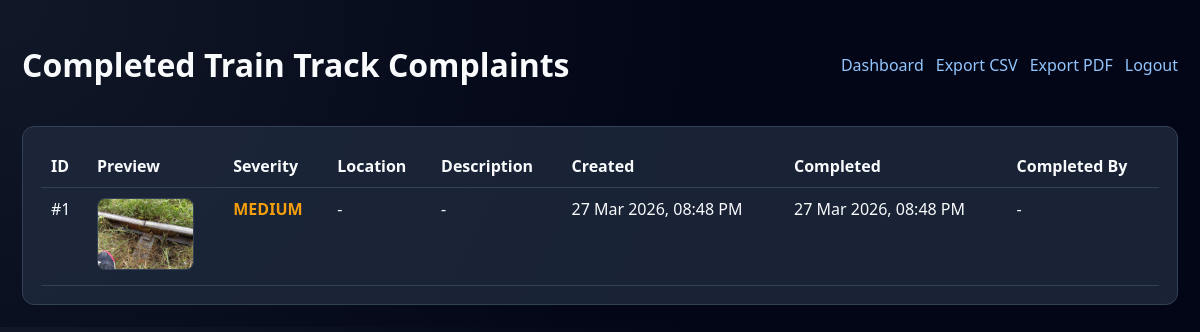
Page /history (signed in) on the earlier database version.
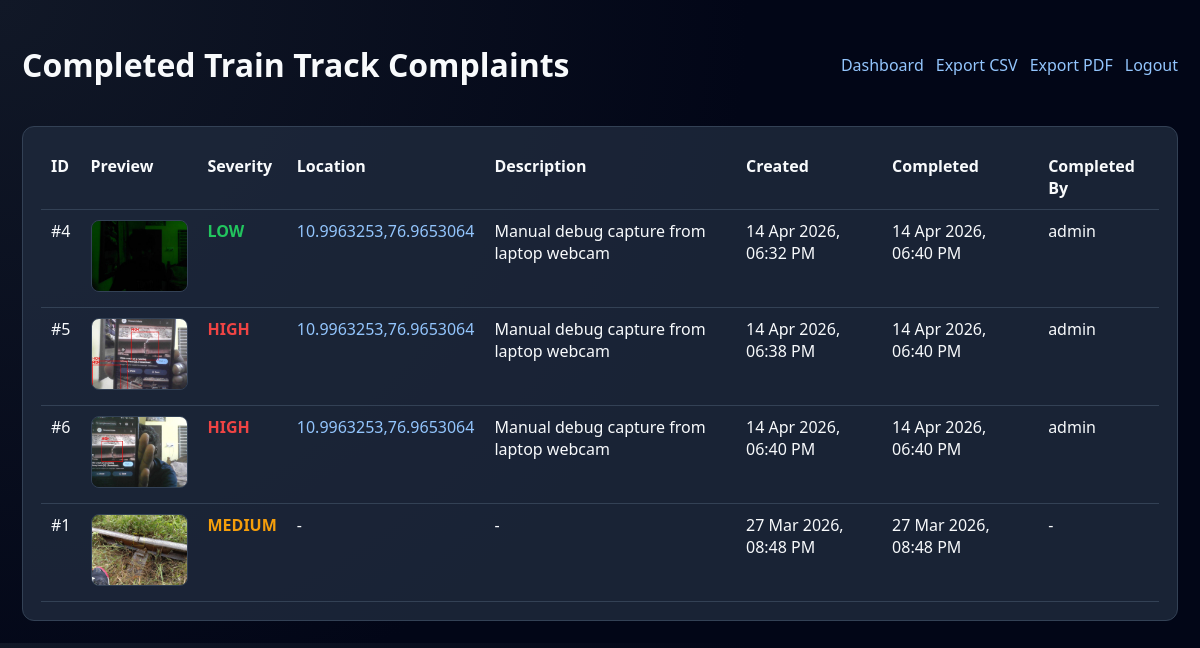
Same page on the later database version.
### tables this page shows
CREATE TABLE complaints (
        id INTEGER PRIMARY KEY AUTOINCREMENT,
        image TEXT,
        output TEXT,
        severity TEXT,
        status TEXT,
        created_at TEXT,
        completed_at TEXT
    , completed_by TEXT, location TEXT, description TEXT);

### app.py (the view)
@app.route("/history")
def history():
    if "user" not in session:
        return redirect("/")
    conn = get_db()
    c = conn.cursor()
    c.execute(
        """
        SELECT id, severity, status, location, description, created_at, completed_at, completed_by, output
        FROM complaints
        WHERE status='COMPLETED'
        ORDER BY completed_at DESC
        """
    )
    rows = c.fetchall()
    conn.close()
    data = [
        {
            "id": row[0],
            "severity": row[1],
            "status": row[2],
            "location": row[3] or "-",
            "map_url": to_map_url(row[3] or ""),
            "description": row[4] or "-",
            "created_at": parse_ts(row[5]),
            "completed_at": parse_ts(row[6]),
            "completed_by": row[7] or "-",
            "output": row[8],
        }
        for row in rows
    ]
    return render_template("history.html", data=data)

### app.py (called while the page is built)
def get_db():
    return sqlite3.connect(os.path.join(BASE_DIR, "database.db"))

def parse_ts(ts):
    if not ts:
        return "-"
    return datetime.strptime(ts, "%Y%m%d_%H%M%S").strftime("%d %b %Y, %I:%M %p")

def parse_coordinates(raw_location):
    if not raw_location:
        return None, None
    match = re.search(r"(-?\d+(?:\.\d+)?)\s*,\s*(-?\d+(?:\.\d+)?)", raw_location)
    if not match:
        return None, None
    lat = float(match.group(1))
    lon = float(match.group(2))
    if lat < -90 or lat > 90 or lon < -180 or lon > 180:
        return None, None
    return lat, lon

def to_map_url(raw_location):
    lat, lon = parse_coordinates(raw_location)
    if lat is None:
        return None
    return f"https://www.google.com/maps?q={lat},{lon}"

@app.after_request
def add_cors_headers(response):
    response.headers["Access-Control-Allow-Origin"] = app.config["FRONTEND_ORIGIN"]
    response.headers["Access-Control-Allow-Headers"] = "Content-Type, X-API-Token"
    response.headers["Access-Control-Allow-Methods"] = "GET, POST, OPTIONS"
    return response

### templates/history.html (shortened to what this page needs)
<!DOCTYPE html>
<html>
<head>
    <link rel="stylesheet" href="{{ url_for('static', filename='styles.css') }}">
</head>
<body>
<div class="main">
    <div class="topbar">
        <h1>Completed Train Track Complaints</h1>
        <div class="top-links">
            <a href="/dashboard">Dashboard</a>
            <a href="/history/export/csv">Export CSV</a>
            <a href="/history/export/pdf">Export PDF</a>
            <a href="/logout">Logout</a>
        </div>
    </div>
    <div class="card table-wrap">
        <table class="table">
            <thead>
                <tr>
                    <th>ID</th>
                    <th>Preview</th>
                    <th>Severity</th>
                    <th>Location</th>
                    <th>Description</th>
                    <th>Created</th>
                    <th>Completed</th>
                    <th>Completed By</th>
                </tr>
            </thead>
            <tbody>
                {% for row in data %}
                <tr>
                    <td>#{{ row.id }}</td>
                    <td><img src="/static/outputs/{{ row.output }}" class="thumb"></td>
                    <td><span class="sev {{ row.severity|lower }}">{{ row.severity }}</span></td>
                    <td>
                        {% if row.map_url %}
                        <a href="{{ row.map_url }}" target="_blank" rel="noopener noreferrer">{{ row.location }}</a>
                        {% else %}
                        {{ row.location }}
                        {% endif %}
                    </td>
                    <td>{{ row.description }}</td>
                    <td>{{ row.created_at }}</td>
                    <td>{{ row.completed_at }}</td>
                    <td>{{ row.completed_by }}</td>
                </tr>
                {% endfor %}
            </tbody>
        </table>
    </div>
</div>
</body>
</html>

### static/styles.css (style rules this page uses)
body { margin: 0; font-family: "Segoe UI", sans-serif; background: radial-gradient(circle at top left, #111827, #020617 55%); color: #f8fafc; }
a { color: #93c5fd; text-decoration: none; }
.main { flex: 1; padding: 22px; }
.topbar { display: flex; justify-content: space-between; align-items: center; }
.top-links { display: flex; gap: 12px; }
.card { background: rgba(30, 41, 59, 0.85); border: 1px solid #334155; padding: 18px; border-radius: 12px; }
.sev.low { color: #22c55e; font-weight: 700; }
.sev.medium { color: #f59e0b; font-weight: 700; }
.sev.high { color: #ef4444; font-weight: 700; }
.table-wrap { margin-top: 18px; overflow-x: auto; }
.table { width: 100%; border-collapse: collapse; }
.table th, .table td { border-bottom: 1px solid #334155; padding: 10px; text-align: left; vertical-align: top; }
.thumb { width: 95px; height: 70px; object-fit: cover; border-radius: 8px; border: 1px solid #334155; }

Differences in the rows shown:
added complaints: id "4", output (picture), severity "LOW", location "10.9963253,76.9653064", description "Manual debug capture from laptop webcam", created_at "14 Apr 2026, 06:32 PM", completed_at "14 Apr 2026, 06:40 PM", completed_by "admin"
added complaints: id "5", output (picture), severity "HIGH", location "10.9963253,76.9653064", description "Manual debug capture from laptop webcam", created_at "14 Apr 2026, 06:38 PM", completed_at "14 Apr 2026, 06:40 PM", completed_by "admin"
added complaints: id "6", output (picture), severity "HIGH", location "10.9963253,76.9653064", description "Manual debug capture from laptop webcam", created_at "14 Apr 2026, 06:40 PM", completed_at "14 Apr 2026, 06:40 PM", completed_by "admin"
